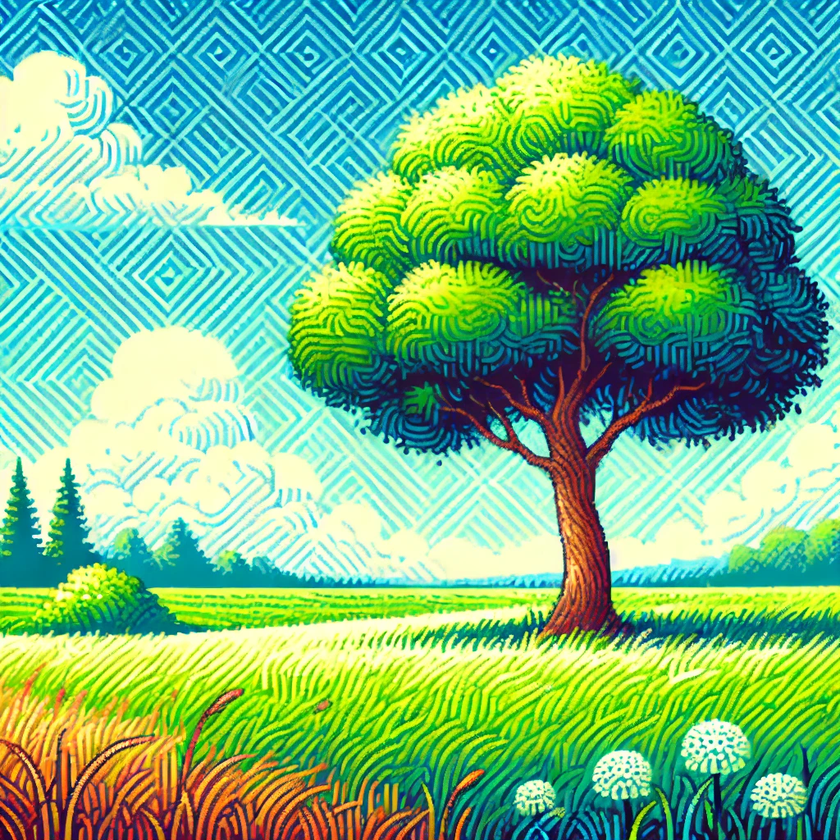
#> input picture data/imagen0.png, 840 x 840 px, shrunk from 1024 x 1024 before the run
$ jupyter execute --allow-errors cuaderno_prueba.ipynb
#> lines starting #> are read from the running program, lines starting #| are printed output that depends on the picture
### codigo_estudiante.py
# -*- coding: utf-8 -*-
"""
Ejercicios del curso de Visión por Computador
"""

import numpy as np
import cv2
from PIL import Image

def nueva_resolucion(img, nueva_resolucion=None):
    """
    Cambia de resolución de imagen.

    Parámetros:
    img (Image de PIL): Objeto tipo Image de PIL.
    nueva_resolucion (tuple): Tupla (ancho, alto) para redimensionar la imagen.

    Retorna:
    img: Objeto tipo Image de PIL.
    """

    img = None # Ingresa código aquí

    return img

def detecta_bordes(img):
    """
    Aplica detección de bordes.

    Parámetros:
    img: Objeto tipo Image de PIL.

    Retorna:
    bordes: Arreglo con los bordes detectados.
    """

    img_array = np.array(img)
    _, _, num_canales = img_array.shape

    if num_canales == 1:
        bordes = cv2.Canny(img_array, 100, 200)
    else:
        bordes = cv2.Canny(None, 100, 200) # Ingresa código aquí

    return bordes

def normaliza(img):
    """
    Normaliza los valores del arreglo en el rango [0, 1].

    Parámetros:
    img (PIL.Image): Imagen a convertir.

    Retorna:
    np.ndarray: Arreglo de NumPy con los datos de la imagen.
    """

    arreglo = np.array(img)
    arreglo = None # Ingresa código aquí

    return arreglo

def transformar_color(img, espacio='HSV'):
    """
    Convierte la imagen a un espacio de color especificado.

    Parámetros:
    img: Objeto tipo Image de PIL.
    espacio (str): Espacio de color al que se quiere convertir ('HSV', 'LAB', 'YCrCb').

    Retorna:
    np.ndarray: Imagen en el nuevo espacio de color.
    """
    img_np = np.array(img)
    if espacio == 'HSV':
        img_np = cv2.cvtColor(img_np, cv2.COLOR_RGB2HSV)
    elif espacio == 'LAB':
        img_np = cv2.cvtColor(img_np, None) # Ingresa código aquí
    elif espacio == 'YCrCb':
        img_np = cv2.cvtColor(img_np, None) # Ingresa código aquí
    else:
        raise ValueError("Espacio de color no soportado")
    return img_np

def aplicar_filtro(img, tipo_filtro="GaussianBlur", **kwargs):
    """
    Aplica un filtro especificado a la imagen.

    Parámetros:
    img: Objeto tipo Image de PIL.
    tipo_filtro (str): Tipo de filtro a aplicar ('GaussianBlur', 'Laplacian', 'Canny').
    kwargs: Parámetros adicionales para el filtro.

    Retorna:
    np.ndarray: Imagen filtrada como arreglo de NumPy.
    """
    img_np = np.array(img)
    if tipo_filtro == "GaussianBlur":
        filtrada = cv2.GaussianBlur(img_np, kwargs.get("ksize", (5, 5)), kwargs.get("sigmaX", 0))
    elif tipo_filtro == "Laplacian":
        filtrada = None # Ingresa código aquí
    elif tipo_filtro == "Canny":
        filtrada = cv2.Canny(img_np, kwargs.get("threshold1", 100), kwargs.get("threshold2", 200))
    else:
        raise ValueError("Filtro no soportado")
    return filtrada

def binariza(arreglo_img, umbral=128):
    """
    Segmenta una imagen en función de un umbral de intensidad.

    Parámetros:
    arreglo_img (np.ndarray): Imagen en escala de grises como arreglo de NumPy.
    umbral (int): Valor de umbral para la segmentación.

    Retorna:
    np.ndarray: Imagen segmentada en binario {0, 1}.
    """
    segmentada = None # Ingresa código aquí
    return segmentada

def aplicar_mascara(img_array, mascara):
    """
    Aplica una máscara binaria a una imagen, eliminando las regiones donde la máscara tiene valores de cero.

    Parámetros:
    img_array (np.ndarray): Imagen en escala de grises o RGB como un arreglo de NumPy.
    mascara (np.ndarray): Máscara binaria (0s y 1s) de la misma dimensión que la imagen (o expandible en caso de imágenes RGB).

    Retorna:
    np.ndarray: Imagen con la máscara aplicada, manteniendo solo las intensidades en las regiones de la máscara con valor 1.
    """
    # Verificar que la máscara tiene las mismas dimensiones espaciales que la imagen
    if img_array.shape[:2] != mascara.shape:
        raise ValueError("La máscara debe tener las mismas dimensiones espaciales que la imagen.")

    # Expandir la máscara para que tenga las mismas dimensiones que una imagen RGB si es necesario
    if len(img_array.shape) == 3:  # Imagen RGB
        mascara = np.repeat(mascara[:, :, np.newaxis], 3, axis=2)

    # Aplicar la máscara a la imagen
    img_mascarada = None # Ingresa código aquí

    return img_mascarada

def aplicar_filtro_convolucion(img_array, kernel):
    """
    Aplica un filtro a una imagen utilizando convolución sin librerías de procesamiento de imágenes.

    Parámetros:
    img_array (np.ndarray): Imagen en escala de grises como un arreglo de NumPy.
    kernel (np.ndarray): Matriz del filtro a aplicar (kernel), debe tener dimensiones impares.

    Retorna:
    np.ndarray: Imagen filtrada como un arreglo de NumPy.

    # Ejemplo de un kernel de detección de bordes (Sobel horizontal)
    kernel_sobel_x = np.array([[-1, 0, 1],
                               [-2, 0, 2],
                               [-1, 0, 1]])

    # Imagen de entrada en escala de grises
    img_filtrada = aplicar_filtro_convolucion(img_array, kernel_sobel_x)
    """
    # Dimensiones del kernel
    k_height, k_width = kernel.shape
    assert k_height % 2 == 1 and k_width % 2 == 1, "El kernel debe tener dimensiones impares."

    # Padding para mantener el tamaño de la imagen original
    pad_h = k_height // 2
    pad_w = k_width // 2
    img_padded = np.pad(img_array, ((pad_h, pad_h), (pad_w, pad_w)), mode='constant', constant_values=0)

    # Crear una imagen de salida
    output = np.zeros_like(img_array)

    # Aplicar la convolución
    for i in range(None): # Ingresa código aquí
        for j in range(None): # Ingresa código aquí
            # Extraer la región correspondiente de la imagen
            region = img_padded[i:i + k_height, j:j + k_width]
            # Aplicar el kernel a la región (producto elemento a elemento y suma)
            output[i, j] = np.sum(region * kernel)

    # Normalizar el resultado para valores válidos de intensidad (0 a 255)
    output = np.clip(output, 0, 255)
    return output.astype(np.uint8)

### cuaderno_prueba.ipynb
# Cuaderno de prueba de los ejercicios desarrollados en el repositorio

[cell 1]
import matplotlib.pyplot as plt
import os
from PIL import Image
import numpy as np

import codigo_estudiante as micodigo # carga funciones de los ejercicios

Prueba función nueva_resolucion

[cell 2]
img = Image.open(os.path.join("data","imagen0.png"))
#> img is the input picture: PIL image 840x840 RGB; mean R, G, B 115.6, 185.8, 132.6
img_rs = micodigo.nueva_resolucion(img, nueva_resolucion=(128, 256))

display(img_rs)
#> (the rest of this cell did not finish here and is left out)

Prueba detecta_bordes

[cell 3]
img_bord = micodigo.detecta_bordes(img)
#> (the rest of this cell did not finish here and is left out)

Prueba normaliza

[cell 4]
Inorm = micodigo.normaliza(img)

# Aplanar la matriz para calcular el histograma
#> (the rest of this cell did not finish here and is left out)

Prueba de transformar_color

[cell 5]
# Convertir la imagen al espacio de color HSV usando la función
imagen_hsv = micodigo.transformar_color(img, espacio='HSV')
#> in transformar_color, `img_np = cv2.cvtColor(img_np, cv2.COLOR_RGB2HSV)`: img_np: shape (840, 840, 3); mean H, S, V 69.1, 170.1, 199.9
imagen_lab = micodigo.transformar_color(img, espacio='LAB')
#> in transformar_color (call 2), `img_np = cv2.cvtColor(img_np, None)`: img_np: shape (840, 840, 4); mean of channels 0, 1, 2, 3 115.6, 185.8, 132.6, 255
imagen_ycrcb = micodigo.transformar_color(img, espacio='YCrCb')

# Mostrar la imagen original y la transformada
plt.figure(figsize=(12, 6))

# Imagen original
plt.subplot(2, 2, 1)
plt.imshow(img)
plt.title("Imagen Original (RGB)")
plt.axis('off')

# Imagen en espacio de color HSV
plt.subplot(2, 2, 2)
plt.imshow(imagen_hsv)
plt.title("Imagen Transformada (HSV)")
plt.axis('off')

# Imagen en espacio de color LAB
plt.subplot(2, 2, 3)
plt.imshow(imagen_lab)
plt.title("Imagen Transformada (LAB)")
plt.axis('off')

# Imagen en espacio de color YCrCb
plt.subplot(2, 2, 4)
plt.imshow(imagen_ycrcb)
plt.title("Imagen Transformada (YCrCb)")
plt.axis('off')

plt.show()
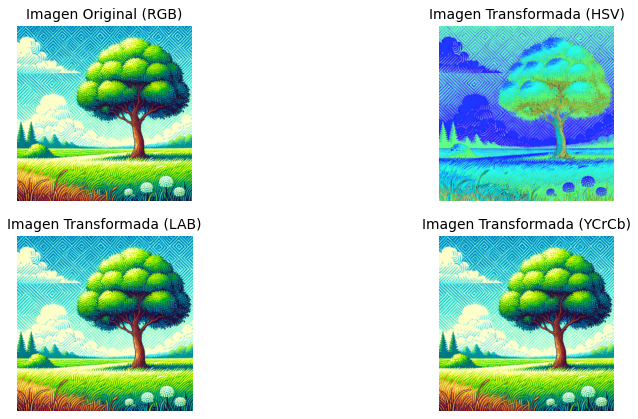
#> figure drawn by matplotlib, 4 panels

Prueba aplicar_filtro

[cell 6]
# Aplicar filtro GaussianBlur
imagen_gaussian = micodigo.aplicar_filtro(img, tipo_filtro="GaussianBlur", ksize=(15, 15), sigmaX=5)
#> in aplicar_filtro, `filtrada = cv2.GaussianBlur(img_np, kwargs.get("ksize", (5, 5)), kwarg..`:
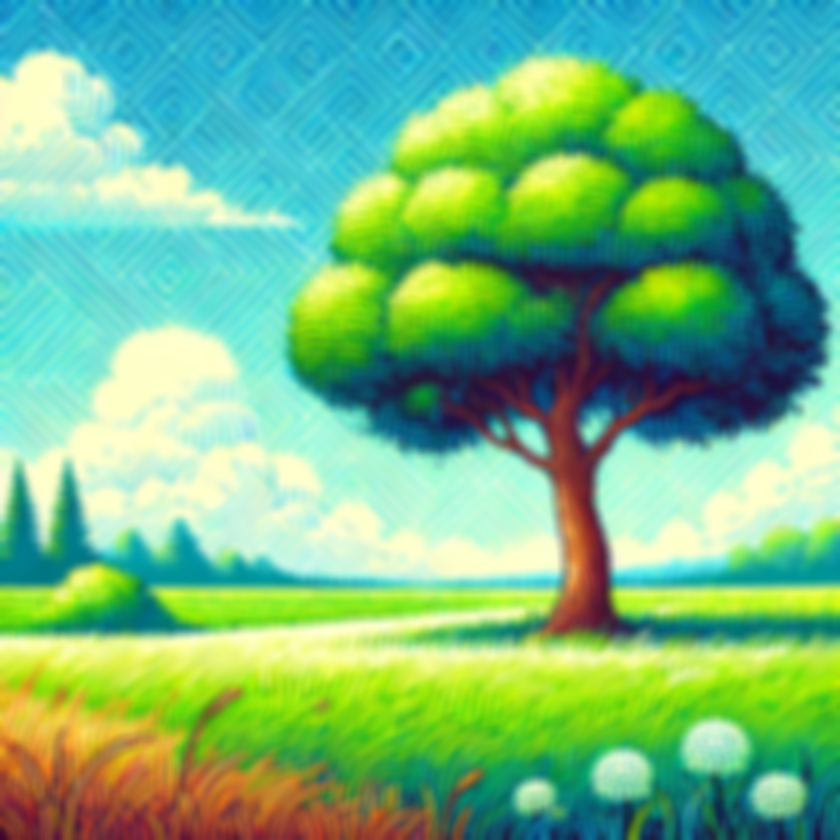
#> filtrada: shape (840, 840, 3); mean R, G, B 115.6, 185.8, 132.6

# Aplicar filtro Laplacian
imagen_laplacian = micodigo.aplicar_filtro(img, tipo_filtro="Laplacian")

# Aplicar filtro Canny
imagen_canny = micodigo.aplicar_filtro(img, tipo_filtro="Canny", threshold1=100, threshold2=200)
#> call 3 of aplicar_filtro, with tipo_filtro = 'Canny'
#> in aplicar_filtro (call 3), `filtrada = cv2.Canny(img_np, kwargs.get("threshold1", 100), kwargs.get..`:
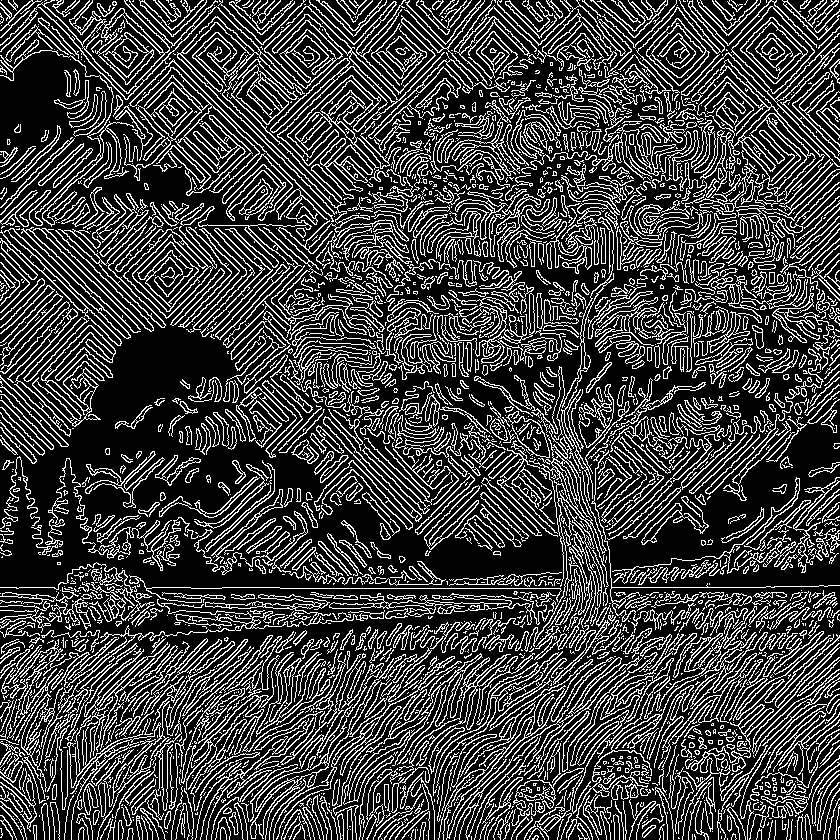
#> filtrada: shape (840, 840); 25% white in thin lines or dots

# Visualizar los resultados
plt.figure(figsize=(15, 10))

# Imagen original
plt.subplot(2, 2, 1)
plt.imshow(img)
plt.title("Imagen Original")
plt.axis('off')

# Imagen con filtro GaussianBlur
plt.subplot(2, 2, 2)
plt.imshow(imagen_gaussian)
plt.title("Filtro GaussianBlur")
plt.axis('off')

# Imagen con filtro Laplacian
plt.subplot(2, 2, 3)
#> (the rest of this cell did not finish here and is left out)

Prueba binariza

[cell 7]
# Aplicar la función binariza con un umbral de 128
imggray = img.convert("L")  # Convertir a escala de grises
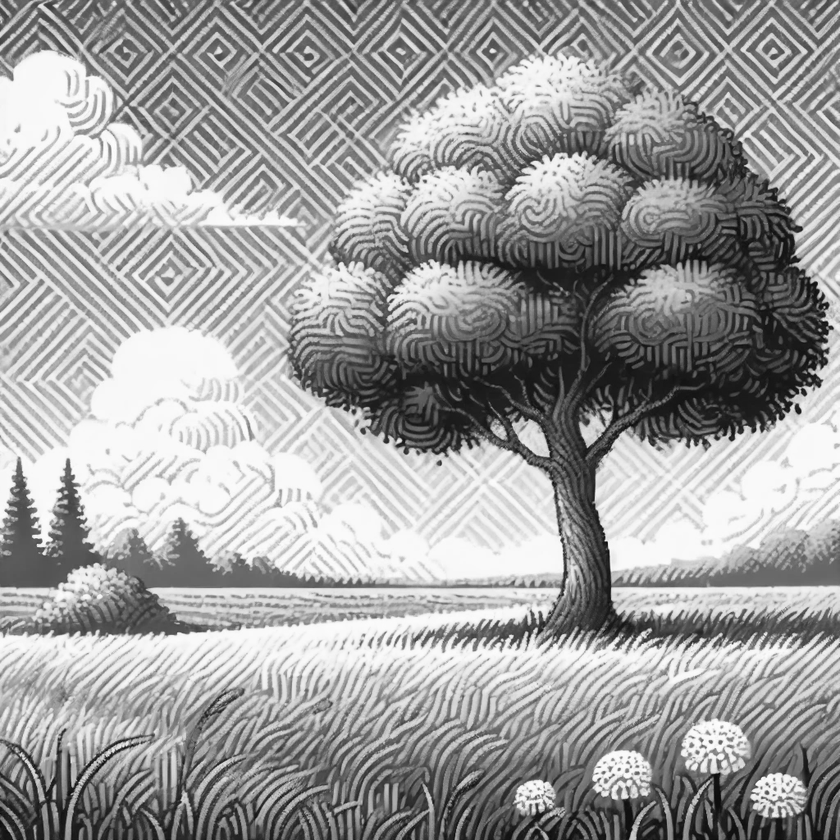
#> imggray: PIL image 840x840 L; min 5, max 254, mean 158.8
arreglo_img = np.array(imggray)
imagen_binarizada = micodigo.binariza(arreglo_img, umbral=128)

# Visualizar la imagen original y la imagen binarizada
plt.figure(figsize=(12, 6))

# Imagen original en escala de grises
plt.subplot(1, 2, 1)
plt.imshow(arreglo_img, cmap='gray')
plt.title("Imagen Original en Escala de Grises")
plt.axis('off')

# Imagen binarizada
plt.subplot(1, 2, 2)
#> (the rest of this cell did not finish here and is left out)

Prueba aplicar máscara

[cell 8]
img_array = np.array(img)
img_array_gray = np.array(img.convert('L'))

# Crea máscara
mascara = micodigo.binariza(img_array_gray, umbral=200)

# Aplicar la máscara a la imagen original
#> (the rest of this cell did not finish here and is left out)

Prueba aplicar_filtro_convolucion

[cell 9]
img_array = np.array(img.convert('L'))

# Definir el kernel Sobel en dirección horizontal
kernel_sobel_x = np.array([[-1, 0, 1],
                           [-2, 0, 2],
                           [-1, 0, 1]])

# Aplicar el filtro de convolución con el kernel Sobel
#> (the rest of this cell did not finish here and is left out)

#> in aplicar_filtro_convolucion, `img_padded = np.pad(img_array, ((pad_h, pad_h), (pad_w, pad_w)), mode=..`:
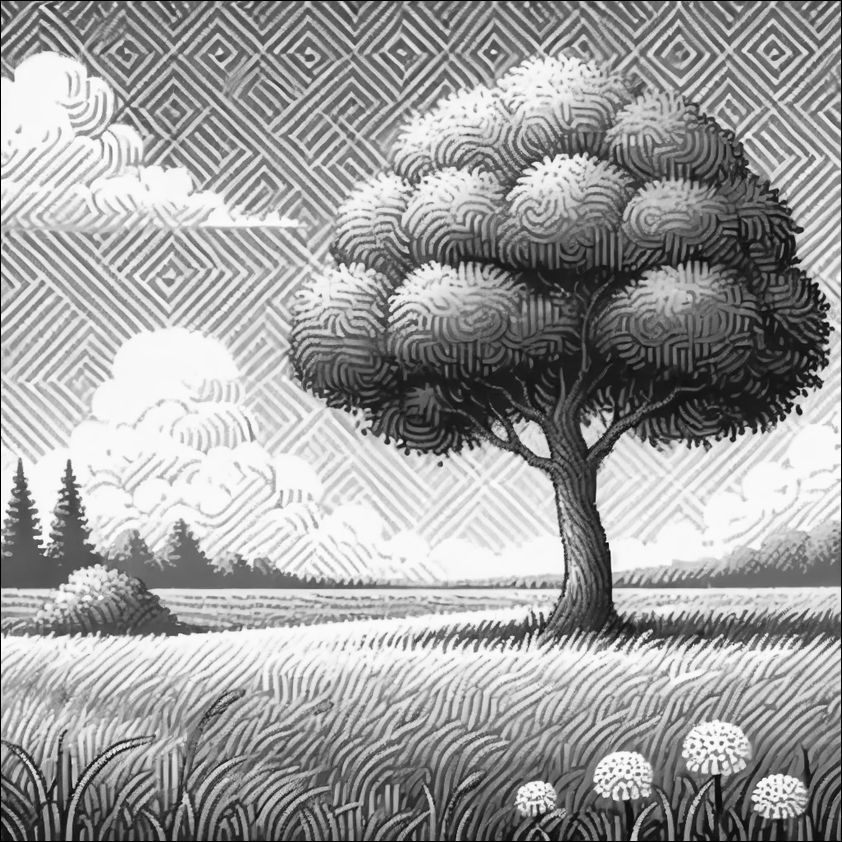
#> img_padded: shape (842, 842); min 0, max 254, mean 158
#> after the loop in aplicar_filtro_convolucion, `for i in range(None):`: output: shape (840, 840); every value is 0

# Visualizar la imagen original y la imagen filtrada
plt.figure(figsize=(12, 6))

# Imagen original
plt.subplot(1, 2, 1)
plt.imshow(img_array, cmap='gray')
plt.title("Imagen Original en Escala de Grises")
plt.axis('off')

# Imagen con filtro Sobel aplicado
plt.subplot(1, 2, 2)
plt.imshow(img_filtrada, cmap='gray')
plt.title("Imagen con Filtro Sobel (Detección de Bordes)")
plt.axis('off')
